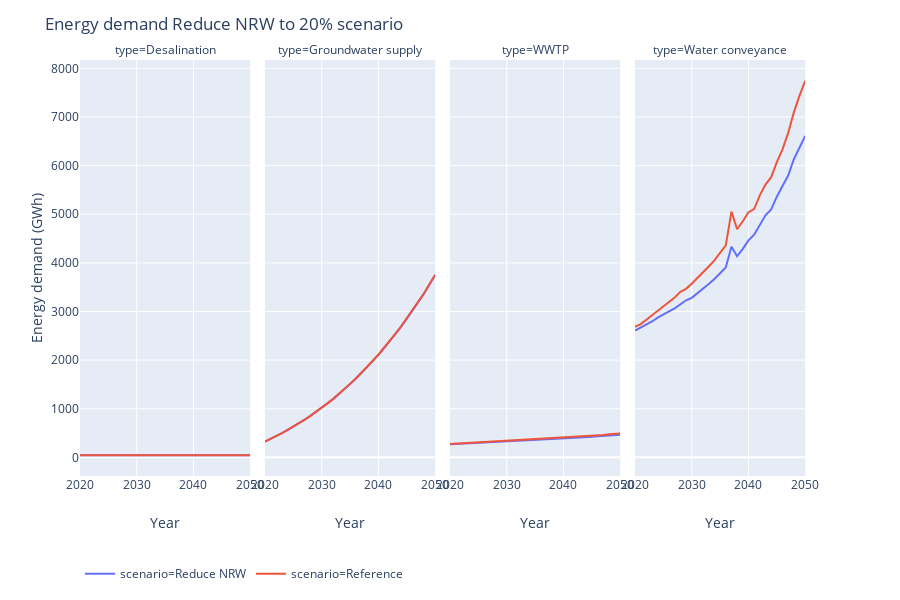

Write notebook code for a chart like this one.
### Code cell
dff = pd.DataFrame()
df_all['Pipelines_data']['type'] = 'Water conveyance'
for df in ['Pipelines_data','Groundwater_pumping','wwtp_data','desal_data']:
    dff = dff.append(df_all[df], ignore_index=True, sort=False)
dff = dff.groupby(['subscenario', 'scenario','level','type','Year']).sum()/1000000/0.45
dff.reset_index(inplace=True)
dff = dff.loc[dff.scenario.isin(['Reference','Reduce NRW']) & (dff.subscenario=='Eto trend') & ((dff.level=='to 20%') | (dff.level==''))]
fig = px.line(dff, x="Year", y="SWPA_E_", color='scenario', facet_col='type')
fig.update_layout({'legend_orientation':'h'})
fig.update_layout({'title':'Energy demand Reduce NRW to 20% scenario','yaxis_title':'Energy demand (GWh)'})
fig.update_layout(legend=dict(x=0, y=-0.2))
fig.show()
# plotly.offline.plot(fig, filename='name.html')
fig.write_image('Reduce_NRW_energy.png', width=1000, height=400, scale=4)

### Figure 1 — Plotly figure (JSON) as saved in the notebook; plotly's stock layout.template omitted (floating-point values rounded to 4 significant figures)
{"data": [{"hoverlabel": {"namelength": 0}, "hovertemplate": "scenario=Reduce NRW<br>type=Desalination<br>Year=%{x}<br>SWPA_E_=%{y}", "legendgroup": "scenario=Reduce NRW", "line": {"color": "#636efa", "dash": "solid"}, "mode": "lines", "name": "scenario=Reduce NRW", "showlegend": true, "type": "scatter", "x": [2020, 2021, 2022, 2023, 2024, 2025, 2026, 2027, 2028, 2029, 2030, 2031, 2032, 2033, 2034, 2035, 2036, 2037, 2038, 2039, 2040, 2041, 2042, 2043, 2044, 2045, 2046, 2047, 2048, 2049, 2050], "xaxis": "x", "y": [44.59, 44.47, 44.47, 44.47, 44.59, 44.47, 44.47, 44.47, 44.59, 44.47, 44.47, 44.47, 44.59, 44.47, 44.47, 44.47, 44.59, 44.47, 44.47, 44.47, 44.59, 44.47, 44.47, 44.47, 44.59, 44.47, 44.47, 44.47, 44.59, 44.47, 44.47], "yaxis": "y"}, {"hoverlabel": {"namelength": 0}, "hovertemplate": "scenario=Reduce NRW<br>type=Groundwater supply<br>Year=%{x}<br>SWPA_E_=%{y}", "legendgroup": "scenario=Reduce NRW", "line": {"color": "#636efa", "dash": "solid"}, "mode": "lines", "name": "scenario=Reduce NRW", "showlegend": false, "type": "scatter", "x": [2020, 2021, 2022, 2023, 2024, 2025, 2026, 2027, 2028, 2029, 2030, 2031, 2032, 2033, 2034, 2035, 2036, 2037, 2038, 2039, 2040, 2041, 2042, 2043, 2044, 2045, 2046, 2047, 2048, 2049, 2050], "xaxis": "x2", "y": [324.1, 376.8, 437.6, 499.1, 563.7, 631.4, 699.9, 774.3, 853.4, 936.3, 1021.0, 1110.0, 1196.0, 1300.0, 1402.0, 1505.0, 1616.0, 1734.0, 1856.0, 1975.0, 2107.0, 2248.0, 2391.0, 2539.0, 2688.0, 2853.0, 3018.0, 3189.0, 3362.0, 3554.0, 3749.0], "yaxis": "y2"}, {"hoverlabel": {"namelength": 0}, "hovertemplate": "scenario=Reduce NRW<br>type=WWTP<br>Year=%{x}<br>SWPA_E_=%{y}", "legendgroup": "scenario=Reduce NRW", "line": {"color": "#636efa", "dash": "solid"}, "mode": "lines", "name": "scenario=Reduce NRW", "showlegend": false, "type": "scatter", "x": [2020, 2021, 2022, 2023, 2024, 2025, 2026, 2027, 2028, 2029, 2030, 2031, 2032, 2033, 2034, 2035, 2036, 2037, 2038, 2039, 2040, 2041, 2042, 2043, 2044, 2045, 2046, 2047, 2048, 2049, 2050], "xaxis": "x3", "y": [271.7, 277.1, 282.8, 288.9, 295.4, 301.1, 305.0, 309.9, 315.2, 318.6, 325.0, 330.5, 336.5, 342.0, 348.3, 354.3, 361.5, 367.7, 374.2, 381.6, 389.2, 391.0, 403.1, 410.6, 411.7, 425.6, 434.0, 440.7, 454.2, 461.7, 467.1], "yaxis": "y3"}, {"hoverlabel": {"namelength": 0}, "hovertemplate": "scenario=Reduce NRW<br>type=Water conveyance<br>Year=%{x}<br>SWPA_E_=%{y}", "legendgroup": "scenario=Reduce NRW", "line": {"color": "#636efa", "dash": "solid"}, "mode": "lines", "name": "scenario=Reduce NRW", "showlegend": false, "type": "scatter", "x": [2020, 2021, 2022, 2023, 2024, 2025, 2026, 2027, 2028, 2029, 2030, 2031, 2032, 2033, 2034, 2035, 2036, 2037, 2038, 2039, 2040, 2041, 2042, 2043, 2044, 2045, 2046, 2047, 2048, 2049, 2050], "xaxis": "x4", "y": [2607.0, 2666.0, 2741.0, 2794.0, 2873.0, 2944.0, 3004.0, 3066.0, 3145.0, 3230.0, 3280.0, 3368.0, 3474.0, 3564.0, 3668.0, 3779.0, 3904.0, 4333.0, 4135.0, 4288.0, 4463.0, 4579.0, 4775.0, 4977.0, 5098.0, 5360.0, 5582.0, 5796.0, 6131.0, 6361.0, 6612.0], "yaxis": "y4"}, {"hoverlabel": {"namelength": 0}, "hovertemplate": "scenario=Reference<br>type=Desalination<br>Year=%{x}<br>SWPA_E_=%{y}", "legendgroup": "scenario=Reference", "line": {"color": "#EF553B", "dash": "solid"}, "mode": "lines", "name": "scenario=Reference", "showlegend": true, "type": "scatter", "x": [2020, 2021, 2022, 2023, 2024, 2025, 2026, 2027, 2028, 2029, 2030, 2031, 2032, 2033, 2034, 2035, 2036, 2037, 2038, 2039, 2040, 2041, 2042, 2043, 2044, 2045, 2046, 2047, 2048, 2049, 2050], "xaxis": "x", "y": [44.59, 44.47, 44.47, 44.47, 44.59, 44.47, 44.47, 44.47, 44.59, 44.47, 44.47, 44.47, 44.59, 44.47, 44.47, 44.47, 44.59, 44.47, 44.47, 44.47, 44.59, 44.47, 44.47, 44.47, 44.59, 44.47, 44.47, 44.47, 44.59, 44.47, 44.47], "yaxis": "y"}, {"hoverlabel": {"namelength": 0}, "hovertemplate": "scenario=Reference<br>type=Groundwater supply<br>Year=%{x}<br>SWPA_E_=%{y}", "legendgroup": "scenario=Reference", "line": {"color": "#EF553B", "dash": "solid"}, "mode": "lines", "name": "scenario=Reference", "showlegend": false, "type": "scatter", "x": [2020, 2021, 2022, 2023, 2024, 2025, 2026, 2027, 2028, 2029, 2030, 2031, 2032, 2033, 2034, 2035, 2036, 2037, 2038, 2039, 2040, 2041, 2042, 2043, 2044, 2045, 2046, 2047, 2048, 2049, 2050], "xaxis": "x2", "y": [325.1, 379.0, 437.7, 499.3, 564.9, 632.7, 703.8, 777.2, 853.3, 935.5, 1022.0, 1111.0, 1203.0, 1301.0, 1405.0, 1511.0, 1621.0, 1738.0, 1861.0, 1988.0, 2116.0, 2253.0, 2399.0, 2544.0, 2695.0, 2860.0, 3026.0, 3199.0, 3371.0, 3563.0, 3757.0], "yaxis": "y2"}, {"hoverlabel": {"namelength": 0}, "hovertemplate": "scenario=Reference<br>type=WWTP<br>Year=%{x}<br>SWPA_E_=%{y}", "legendgroup": "scenario=Reference", "line": {"color": "#EF553B", "dash": "solid"}, "mode": "lines", "name": "scenario=Reference", "showlegend": false, "type": "scatter", "x": [2020, 2021, 2022, 2023, 2024, 2025, 2026, 2027, 2028, 2029, 2030, 2031, 2032, 2033, 2034, 2035, 2036, 2037, 2038, 2039, 2040, 2041, 2042, 2043, 2044, 2045, 2046, 2047, 2048, 2049, 2050], "xaxis": "x3", "y": [275.4, 282.0, 288.7, 296.1, 303.6, 310.4, 314.6, 321.5, 327.9, 331.3, 339.9, 346.4, 351.7, 359.5, 366.7, 372.4, 381.4, 389.0, 395.6, 403.9, 409.1, 405.8, 420.4, 428.5, 427.7, 442.3, 450.4, 460.8, 476.0, 485.2, 489.4], "yaxis": "y3"}, {"hoverlabel": {"namelength": 0}, "hovertemplate": "scenario=Reference<br>type=Water conveyance<br>Year=%{x}<br>SWPA_E_=%{y}", "legendgroup": "scenario=Reference", "line": {"color": "#EF553B", "dash": "solid"}, "mode": "lines", "name": "scenario=Reference", "showlegend": false, "type": "scatter", "x": [2020, 2021, 2022, 2023, 2024, 2025, 2026, 2027, 2028, 2029, 2030, 2031, 2032, 2033, 2034, 2035, 2036, 2037, 2038, 2039, 2040, 2041, 2042, 2043, 2044, 2045, 2046, 2047, 2048, 2049, 2050], "xaxis": "x4", "y": [2682.0, 2742.0, 2831.0, 2922.0, 3024.0, 3117.0, 3200.0, 3288.0, 3403.0, 3466.0, 3571.0, 3686.0, 3798.0, 3926.0, 4050.0, 4204.0, 4361.0, 5053.0, 4691.0, 4857.0, 5042.0, 5104.0, 5388.0, 5611.0, 5761.0, 6071.0, 6335.0, 6672.0, 7095.0, 7438.0, 7744.0], "yaxis": "y4"}], "layout": {"annotations": [{"font": {}, "showarrow": false, "text": "type=Desalination", "x": 0.115, "xanchor": "center", "xref": "paper", "y": 1, "yanchor": "bottom", "yref": "paper"}, {"font": {}, "showarrow": false, "text": "type=Groundwater supply", "x": 0.365, "xanchor": "center", "xref": "paper", "y": 1, "yanchor": "bottom", "yref": "paper"}, {"font": {}, "showarrow": false, "text": "type=WWTP", "x": 0.615, "xanchor": "center", "xref": "paper", "y": 1, "yanchor": "bottom", "yref": "paper"}, {"font": {}, "showarrow": false, "text": "type=Water conveyance", "x": 0.865, "xanchor": "center", "xref": "paper", "y": 1, "yanchor": "bottom", "yref": "paper"}], "height": 600, "legend": {"orientation": "h", "tracegroupgap": 0, "x": 0, "y": -0.2}, "margin": {"t": 60}, "title": {"text": "Energy demand Reduce NRW to 20% scenario"}, "xaxis": {"anchor": "y", "domain": [0, 0.23], "title": {"text": "Year"}}, "xaxis2": {"anchor": "y2", "domain": [0.25, 0.48], "matches": "x", "title": {"text": "Year"}}, "xaxis3": {"anchor": "y3", "domain": [0.5, 0.73], "matches": "x", "title": {"text": "Year"}}, "xaxis4": {"anchor": "y4", "domain": [0.75, 0.98], "matches": "x", "title": {"text": "Year"}}, "yaxis": {"anchor": "x", "domain": [0, 1], "title": {"text": "Energy demand (GWh)"}}, "yaxis2": {"anchor": "x2", "domain": [0, 1], "matches": "y", "showticklabels": false}, "yaxis3": {"anchor": "x3", "domain": [0, 1], "matches": "y", "showticklabels": false}, "yaxis4": {"anchor": "x4", "domain": [0, 1], "matches": "y", "showticklabels": false}}}
